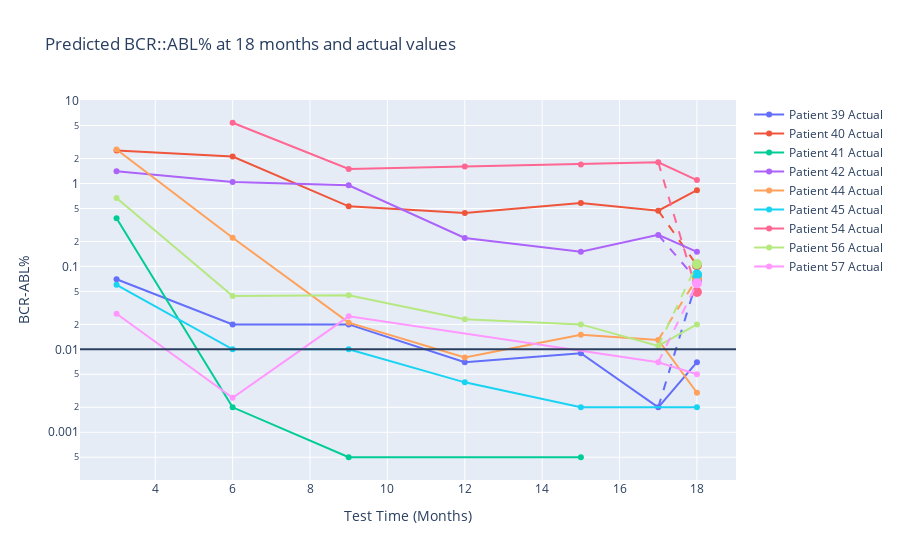

Notebook code cell kept with this figure:
### Code cell
import plotly.graph_objects as go
import pandas as pd
import numpy as np
import plotly.express as px

colors = px.colors.qualitative.Plotly  

fig = go.Figure()

for idx, patient in enumerate(merged_data['patient_number'].unique()):
    patient_data = merged_data[merged_data['patient_number'] == patient]
    patient_color = colors[idx % len(colors)]  

    fig.add_trace(go.Scatter(
        x=patient_data['month'], y=patient_data['BCRABL'],
        mode='lines+markers', name=f'Patient {patient} Actual',
        line=dict(color=patient_color),  
        marker=dict(color=patient_color)  
    ))
    
    predicted_data = patient_data[patient_data['month'] == 18]
    if not predicted_data.empty:
        fig.add_trace(go.Scatter(
            x=[18], y=predicted_data['pred'],
            mode='markers', name=f'Patient {patient} Predicted',
            marker=dict(color=patient_color, size=10),  
            showlegend=False  
        ))
        
        # Dashed lines to predicted values (before and after)
        before_pred = patient_data[patient_data['month'] < 18].tail(1)
        after_pred = patient_data[patient_data['month'] > 18].head(1)
        
        if not before_pred.empty:
            fig.add_trace(go.Scatter(
                x=[before_pred['month'].values[0], 18],
                y=[before_pred['BCRABL'].values[0], predicted_data['pred'].values[0]],
                mode='lines', line=dict(dash='dash', color=patient_color),
                showlegend=False  
            ))
        if not after_pred.empty:
            fig.add_trace(go.Scatter(
                x=[18, after_pred['month'].values[0]],
                y=[predicted_data['pred'].values[0], after_pred['BCRABL'].values[0]],
                mode='lines', line=dict(dash='dash', color=patient_color),
                showlegend=False  
            ))

fig.update_layout(
    title='Predicted BCR::ABL% at 18 months and actual values',
    xaxis_title='Test Time (Months)',
    yaxis_title='BCR-ABL%',
    yaxis_type='log'  
)

fig.update_traces(connectgaps=True)

fig.add_hline(y=0.01)

fig.show()

### Figure 1 — Plotly figure (JSON) as saved in the notebook; plotly's stock layout.template omitted (floating-point values rounded to 4 significant figures)
{"data": [{"connectgaps": true, "line": {"color": "#636EFA"}, "marker": {"color": "#636EFA"}, "mode": "lines+markers", "name": "Patient 39 Actual", "type": "scatter", "x": [3, 6, 9, 12, 15, 17, 18], "y": [0.07, 0.02, 0.02, 0.007, 0.009, 0.002, 0.007]}, {"connectgaps": true, "marker": {"color": "#636EFA", "size": 10}, "mode": "markers", "name": "Patient 39 Predicted", "showlegend": false, "type": "scatter", "x": [18], "y": [0.06877]}, {"connectgaps": true, "line": {"color": "#636EFA", "dash": "dash"}, "mode": "lines", "showlegend": false, "type": "scatter", "x": [17, 18], "y": [0.002, 0.06877]}, {"connectgaps": true, "line": {"color": "#EF553B"}, "marker": {"color": "#EF553B"}, "mode": "lines+markers", "name": "Patient 40 Actual", "type": "scatter", "x": [3, 6, 9, 12, 15, 17, 18], "y": [2.5, 2.11, 0.53, 0.44, 0.58, 0.47, 0.83]}, {"connectgaps": true, "marker": {"color": "#EF553B", "size": 10}, "mode": "markers", "name": "Patient 40 Predicted", "showlegend": false, "type": "scatter", "x": [18], "y": [0.1032]}, {"connectgaps": true, "line": {"color": "#EF553B", "dash": "dash"}, "mode": "lines", "showlegend": false, "type": "scatter", "x": [17, 18], "y": [0.47, 0.1032]}, {"connectgaps": true, "line": {"color": "#00CC96"}, "marker": {"color": "#00CC96"}, "mode": "lines+markers", "name": "Patient 41 Actual", "type": "scatter", "x": [3, 6, 9, 12, 15, 17, 18], "y": [0.38, 0.002, 0.0005, null, 0.0005, null, null]}, {"connectgaps": true, "marker": {"color": "#00CC96", "size": 10}, "mode": "markers", "name": "Patient 41 Predicted", "showlegend": false, "type": "scatter", "x": [18], "y": [0.07832]}, {"connectgaps": true, "line": {"color": "#00CC96", "dash": "dash"}, "mode": "lines", "showlegend": false, "type": "scatter", "x": [17, 18], "y": [null, 0.07832]}, {"connectgaps": true, "line": {"color": "#AB63FA"}, "marker": {"color": "#AB63FA"}, "mode": "lines+markers", "name": "Patient 42 Actual", "type": "scatter", "x": [3, 6, 9, 12, 15, 17, 18], "y": [1.4, 1.04, 0.95, 0.22, 0.15, 0.24, 0.15]}, {"connectgaps": true, "marker": {"color": "#AB63FA", "size": 10}, "mode": "markers", "name": "Patient 42 Predicted", "showlegend": false, "type": "scatter", "x": [18], "y": [0.06843]}, {"connectgaps": true, "line": {"color": "#AB63FA", "dash": "dash"}, "mode": "lines", "showlegend": false, "type": "scatter", "x": [17, 18], "y": [0.24, 0.06843]}, {"connectgaps": true, "line": {"color": "#FFA15A"}, "marker": {"color": "#FFA15A"}, "mode": "lines+markers", "name": "Patient 44 Actual", "type": "scatter", "x": [3, 6, 9, 12, 15, 17, 18], "y": [2.571, 0.222, 0.021, 0.008, 0.015, 0.013, 0.003]}, {"connectgaps": true, "marker": {"color": "#FFA15A", "size": 10}, "mode": "markers", "name": "Patient 44 Predicted", "showlegend": false, "type": "scatter", "x": [18], "y": [0.07145]}, {"connectgaps": true, "line": {"color": "#FFA15A", "dash": "dash"}, "mode": "lines", "showlegend": false, "type": "scatter", "x": [17, 18], "y": [0.013, 0.07145]}, {"connectgaps": true, "line": {"color": "#19D3F3"}, "marker": {"color": "#19D3F3"}, "mode": "lines+markers", "name": "Patient 45 Actual", "type": "scatter", "x": [3, 6, 9, 12, 15, 17, 18], "y": [0.06, 0.01, 0.01, 0.004, 0.002, null, 0.002]}, {"connectgaps": true, "marker": {"color": "#19D3F3", "size": 10}, "mode": "markers", "name": "Patient 45 Predicted", "showlegend": false, "type": "scatter", "x": [18], "y": [0.07982]}, {"connectgaps": true, "line": {"color": "#19D3F3", "dash": "dash"}, "mode": "lines", "showlegend": false, "type": "scatter", "x": [17, 18], "y": [null, 0.07982]}, {"connectgaps": true, "line": {"color": "#FF6692"}, "marker": {"color": "#FF6692"}, "mode": "lines+markers", "name": "Patient 54 Actual", "type": "scatter", "x": [3, 6, 9, 12, 15, 17, 18], "y": [null, 5.4, 1.5, 1.6, 1.7, 1.8, 1.1]}, {"connectgaps": true, "marker": {"color": "#FF6692", "size": 10}, "mode": "markers", "name": "Patient 54 Predicted", "showlegend": false, "type": "scatter", "x": [18], "y": [0.04905]}, {"connectgaps": true, "line": {"color": "#FF6692", "dash": "dash"}, "mode": "lines", "showlegend": false, "type": "scatter", "x": [17, 18], "y": [1.8, 0.04905]}, {"connectgaps": true, "line": {"color": "#B6E880"}, "marker": {"color": "#B6E880"}, "mode": "lines+markers", "name": "Patient 56 Actual", "type": "scatter", "x": [3, 6, 9, 12, 15, 17, 18], "y": [0.669, 0.044, 0.045, 0.023, 0.02, 0.011, 0.02]}, {"connectgaps": true, "marker": {"color": "#B6E880", "size": 10}, "mode": "markers", "name": "Patient 56 Predicted", "showlegend": false, "type": "scatter", "x": [18], "y": [0.1067]}, {"connectgaps": true, "line": {"color": "#B6E880", "dash": "dash"}, "mode": "lines", "showlegend": false, "type": "scatter", "x": [17, 18], "y": [0.011, 0.1067]}, {"connectgaps": true, "line": {"color": "#FF97FF"}, "marker": {"color": "#FF97FF"}, "mode": "lines+markers", "name": "Patient 57 Actual", "type": "scatter", "x": [3, 6, 9, 12, 15, 17, 18], "y": [0.0269, 0.0026, 0.025, null, null, 0.007, 0.005]}, {"connectgaps": true, "marker": {"color": "#FF97FF", "size": 10}, "mode": "markers", "name": "Patient 57 Predicted", "showlegend": false, "type": "scatter", "x": [18], "y": [0.06258]}, {"connectgaps": true, "line": {"color": "#FF97FF", "dash": "dash"}, "mode": "lines", "showlegend": false, "type": "scatter", "x": [17, 18], "y": [0.007, 0.06258]}], "layout": {"shapes": [{"type": "line", "x0": 0, "x1": 1, "xref": "x domain", "y0": 0.01, "y1": 0.01, "yref": "y"}], "title": {"text": "Predicted BCR::ABL% at 18 months and actual values"}, "xaxis": {"title": {"text": "Test Time (Months)"}}, "yaxis": {"title": {"text": "BCR-ABL%"}, "type": "log"}}}
